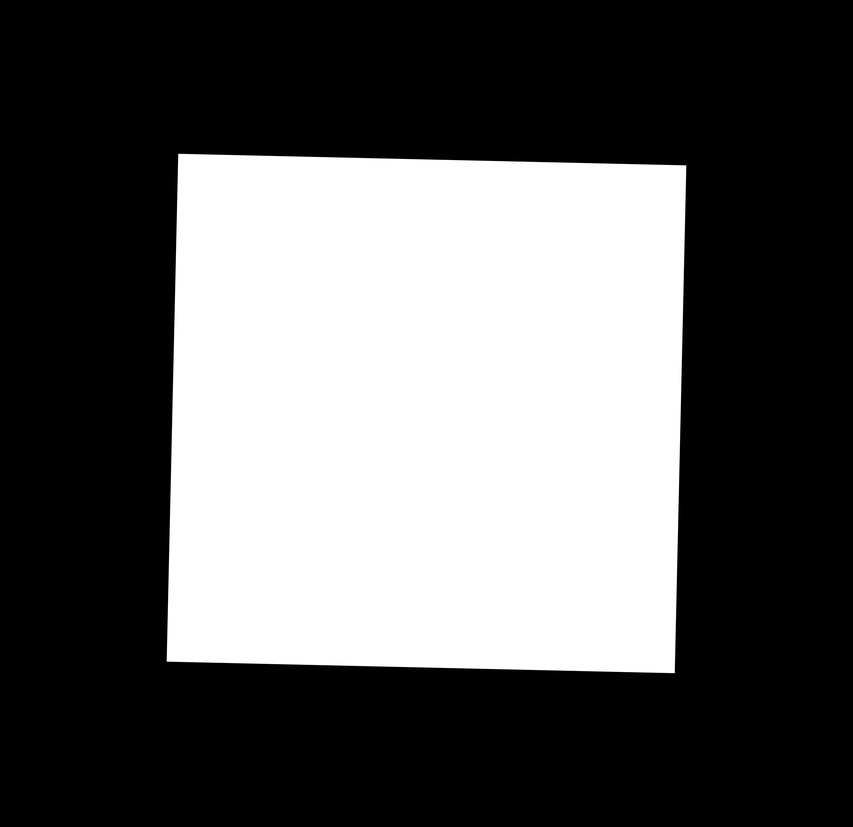
#> input picture optimization/images/centered/1.png, 853 x 827 px, shrunk from 5000 x 4850 before the run
$ python code.py
#> lines starting #> are read from the running program, lines starting #| are printed output that depends on the picture
### optimization/scripts/plotcost.py
import numpy as np
from mpl_toolkits.mplot3d import Axes3D
import numpy as np
# Axes3D import has side effects, it enables using projection='3d' in add_subplot
import pickle
import matplotlib.pyplot as plt
import random
import sys


def plot_optimization_path():
	with open('RESULTS.pkl','rb') as f:
	    data = pickle.load(f)
	keys = list(data.keys())
	values= [data[k] for k in keys]
	scale = keys
	cost = [x[0] for x in values]
	degrees = [x[1] for x in values][0]

	#print(f'\nscale is {scale}\ndegrees are {degrees}\nand cost is {cost}')

	np.save('degrees', np.asarray(degrees))
	np.save('scale', np.asarray(scale))
	np.save('cost', np.asarray(cost))

	with open('data.pkl','rb') as f:
	    data = pickle.load(f)

	for k in data.keys():
	    data[k] = [data[k][0][0],data[k][0][1], data[k][1]]

	fig = plt.figure()
	ax = fig.add_subplot(111, projection='3d',)# figsize=(10,10))
	x = np.load('degrees.npy')
	y = np.load('scale.npy')
	X, Y = np.meshgrid(x, y)
	Z = np.load('cost.npy')

	ax.plot_surface(X, Y, Z, alpha=0.35)

	ax.set_xlabel('DEGREES')
	ax.set_ylabel('SCALING')
	ax.set_zlabel('COSINE DISTANCE COST')

	color={0:'red',1:'green',2:'yellow'}
	i=0
	print(data.keys())
	for k in data.keys():
	    L = len(data[k][0])
	    ix = sorted(np.random.choice(range(L//3), int(L*0.2)).tolist()) + sorted(np.random.choice(range(2*L//3,L), int(L*1.5)).tolist())
	    p=0.25
	    ix = [i*int(L*p) for i in range(L//int(L*p))]
	    #print(ix)
	    ax.plot(*[np.asarray(X)[ix] for X in data[k]], label=str(k), c=color[i],lw=2)
	    #for i in range(3): print(data[k][i][-5:])
	    i+=1

	ax.legend()

	#ax.set_xticklabels()

	#ax.view_init(30, angle)

	plt.savefig('optimization-path.png')

### optimization/scripts/code.py
import numpy as np
import cv2
import matplotlib.pyplot as plt
from scipy.optimize import minimize
from scipy.spatial.distance import cosine
import imutils

errors = []
optimization_history_cost = []
optimization_history_params = []

def load_images():
    def open_image(name: str):
#> called with name = '../images/centered/1.png'
        img = cv2.imread(name)
#> img is the input picture: shape (827, 853, 3); min 0, max 255, mean 93.3
        return img
    base='../images/centered/'
    names = ['1.png', '2.png', '3.png','4.png','5.png']
    response = {i+1:open_image(base+n) for i,n in enumerate(names)}
#> call 2 of open_image, with name = '../images/centered/2.png'
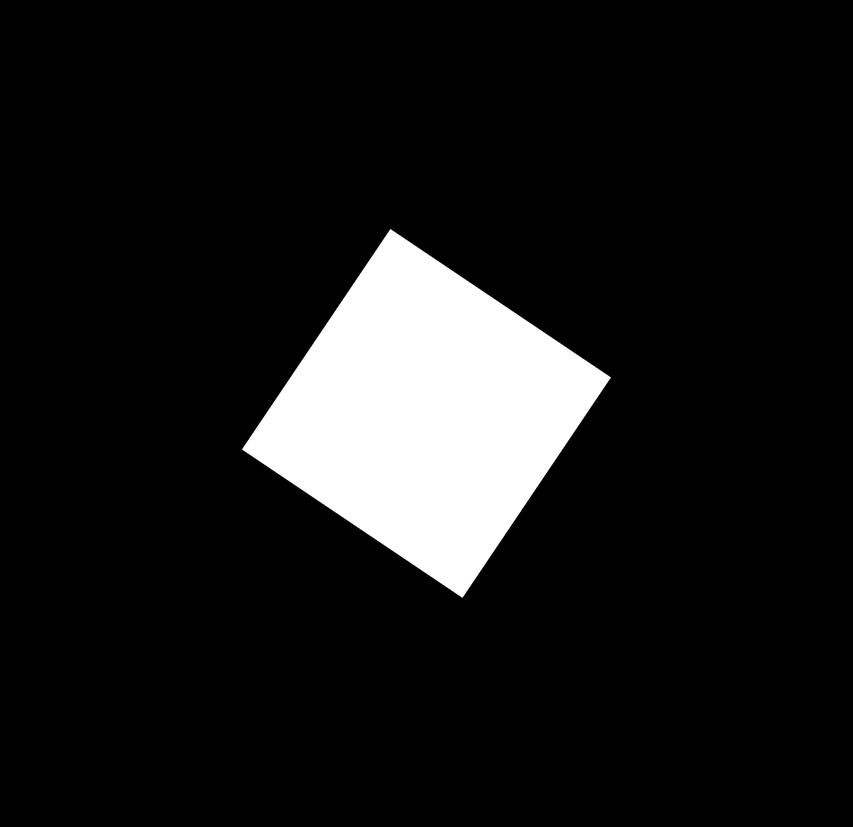
#> input picture optimization/images/centered/2.png, 853 x 827 px, shrunk from 5000 x 4850 before the run
#> in open_image, img is the input picture: shape (827, 853, 3); min 0, max 255, mean 25.5
#> call 3 of open_image, with name = '../images/centered/3.png'
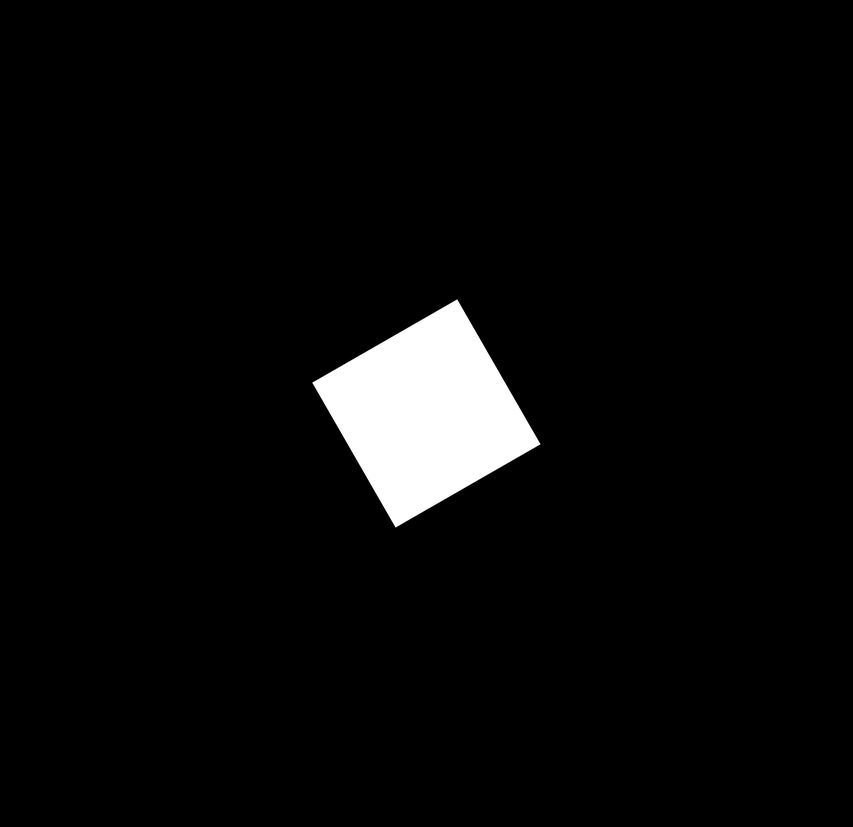
#> input picture optimization/images/centered/3.png, 853 x 827 px, shrunk from 5000 x 4850 before the run
#> in open_image, img is the input picture: shape (827, 853, 3); min 0, max 255, mean 10.1
#> call 4 of open_image, with name = '../images/centered/4.png'
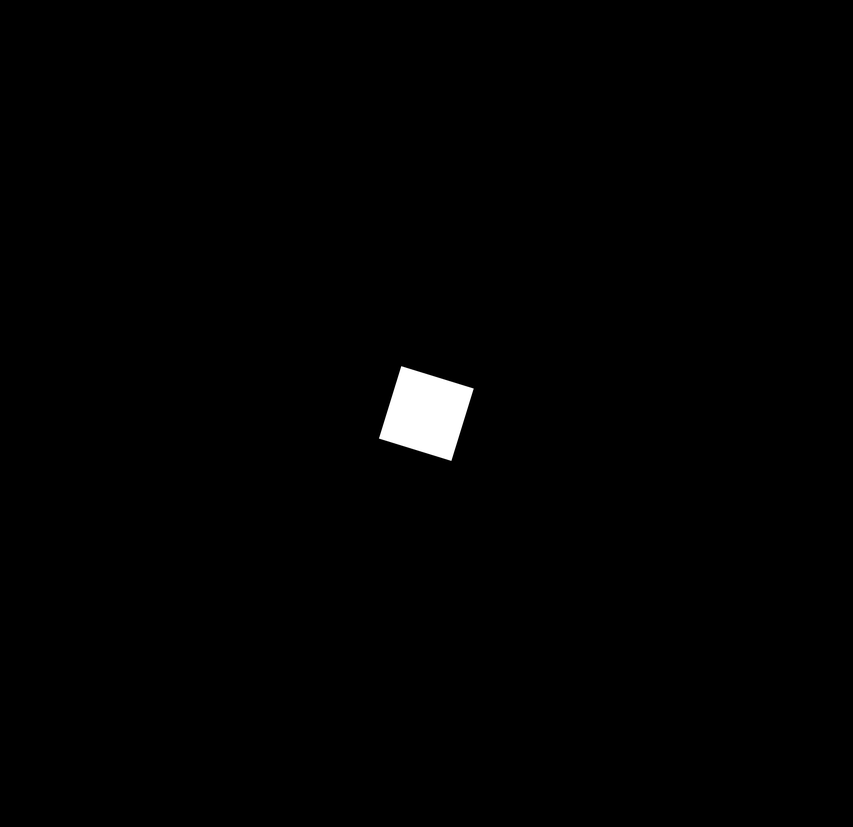
#> input picture optimization/images/centered/4.png, 853 x 827 px, shrunk from 5000 x 4850 before the run
#> in open_image, img is the input picture: shape (827, 853, 3); min 0, max 255, mean 2.1
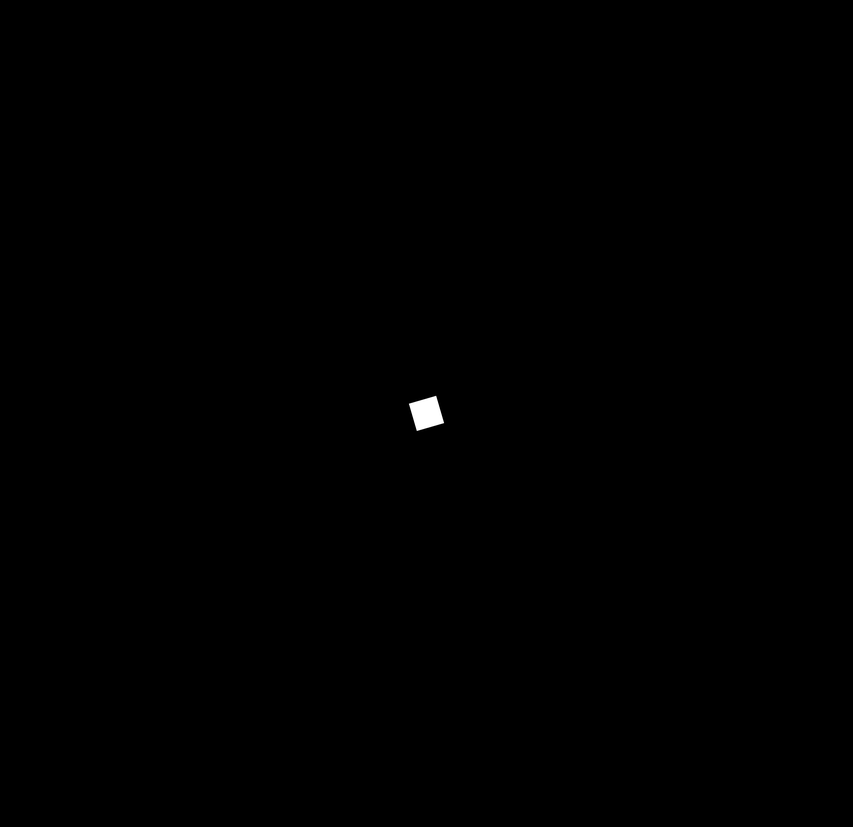
#> input picture optimization/images/centered/5.png, 853 x 827 px, shrunk from 5000 x 4850 before the run
#> in open_image, img is the input picture: shape (827, 853, 3); min 0, max 255, mean 0.3
#> response = 5 items
    return response

def view(l: list, deg:float, scaling:float):
    f, ax = plt.subplots(1,len(l),figsize=(5*len(l),5))
    for j,img in enumerate(l):
      ax[j].imshow(img, cmap='gray_r')
    if len(l)==3:
      ax[0].set_title('base')
      ax[1].set_title(f'deg: {deg}\nscaling: {scaling}')
      ax[2].set_title('target')

    plt.savefig('view.png')

# [16 lines left out: functions borders, subtract_images, not called in this run]

def set_the_context(img1, img2):
    original_width = img1.shape[0]
    original_height = img1.shape[1]
    def rotate(img, deg):
        return imutils.rotate(img, angle=-1*deg)
    # [13 lines left out: function scale, not called in this run]

    def scale(img, f: float):
      """
      scales by a factor "f"
      """
      # Store the original shape
      s = img.shape
      width = int(img.shape[1] * f)
      height = int(img.shape[0] * f)
      dim = (width, height)

      if f>1:
        # Define the pixel indexes in order to
        # return an image with equal amount of pixels
        ind = [
               slice(
                   int((s[0]*f)//2-s[0]//2),
                   int((s[0]*f)//2+s[0]//2),
               ),
               slice(
                   int((s[1]*f)//2-s[1]//2),
                   int((s[1]*f)//2+s[1]//2),
               ),
        ]
        if len(s)>2:
          return cv2.resize(img, dim, interpolation = cv2.INTER_AREA)[ind[0],ind[1],:]
        else:
          return cv2.resize(img, dim, interpolation = cv2.INTER_AREA)[ind[0],ind[1]]
      canvas = np.zeros(s)
      new = cv2.resize(img, dim, interpolation = cv2.INTER_AREA)
      a,b,c,d = s[0]//2-height//2, s[0]//2+height//2, s[1]//2-width//2, s[1]//2+width//2
      if len(s)>2:
        canvas[a:b,c:d,:] = new[:b-a, :d-c,:]
      else:
        canvas[a:b,c:d] = new[:b-a, :d-c]
      return canvas

    return img1, img2, rotate, scale

def set_the_cost_function(img):
    v_old = np.asarray(img).flatten()
    def cost(v_new):
        result = 1-cosine(v_old, np.asarray(v_new).flatten())
        optimization_history_cost.append(result)
        return result
    return cost

def set_the_mapping(img, rotate, scale):
    def mapping(d, s):
        optimization_history_params.append((d,s))
        return scale(rotate(img, d), s)
    return mapping

def optimize_with_history(f, d, s, optimizer='Nelder-Mead'):
    print(f'el resultado fue: {minimize(f,(d,s), method=optimizer)}')
    return list(zip(*optimization_history_params)), optimization_history_cost

# [9 lines left out: function plot_the_history, not called in this run]

def get_cost_vs_degrees(cost, mapping, factor, smaller_degree_range=np.linspace(-180,180,180)):
    results = []
    for deg in smaller_degree_range:
        print(f'deg: {deg}')
        results.append(cost(mapping(deg, factor)))
    return [results, smaller_degree_range]

# [4 lines left out: function plot_cost_vs_degrees, not called in this run]

def main():
    # LOAD
    original_imgs = load_images()
#> original_imgs = 5 items
    imgs = original_imgs
#> imgs = 5 items

    # CHOOSE INITIAL PARAMETERS AND SET THE INDEXES
    import sys
    try:
        initial_degrees, initial_scaling = float(sys.argv[1]), float(sys.argv[2])
        IX1, IX2 = int(sys.argv[3]),int(sys.argv[4])
    except:
        initial_degrees, initial_scaling = 20,0.8
        IX1, IX2 = 4,5

    # SET THE CONTEXT
    img1, img2, rotate, scale = set_the_context(imgs[IX1],imgs[IX2])

    # [10 lines of commented-out code are left out]
    cost = set_the_cost_function(img2)

    # SET THE MAPPING FROM INPUT TO OUTPUT
    mapping = set_the_mapping(img1, rotate, scale)

    # PLOT THE COST FUNCTION VS DEGREE IN GENERAL
    if True:
        TEMPORAL = {}
        for s in np.linspace(0.2,1,10):
            best_scaling_so_far = s#0.583
            cost_vs_degrees = get_cost_vs_degrees(cost, mapping, best_scaling_so_far,  smaller_degree_range=np.linspace(-90,90,10))
            TEMPORAL[s] = cost_vs_degrees.copy()
#> this loop made 10 passes
        with open('RESULTS.pkl','wb') as f:
                import pickle
                pickle.dump(TEMPORAL, f)


    # BUILD THE FUNCTION TO MINIMIZE
    function_to_minimize = lambda params: cost(mapping(params[0], params[1]))

    # PERFORM THE OPTIMIZATION AND RETRIEVE THE HISTORY
    history = optimize_with_history(function_to_minimize,
                                    initial_degrees,
                                    initial_scaling,
                                    optimizer='Nelder-Mead')

    # SAVE THE HISTORY
    import pickle
    try:
      with open('data.pkl','rb') as f:
          data = pickle.load(f)
    except:
      data={}
    data[(initial_degrees, initial_scaling)] = history
    with open('data.pkl','wb') as f:
        pickle.dump(data, f)

    # Plot the result
    deg, scaling = data[(initial_degrees, initial_scaling)][0][0][-1],data[(initial_degrees, initial_scaling)][0][1][-1]
    view([img1, scale(rotate(img1,deg),scaling), img2], deg, scaling)
#> the loop in view, `for j,img in enumerate(l):` made 3 passes
#> in view, `plt.savefig('view.png')`:
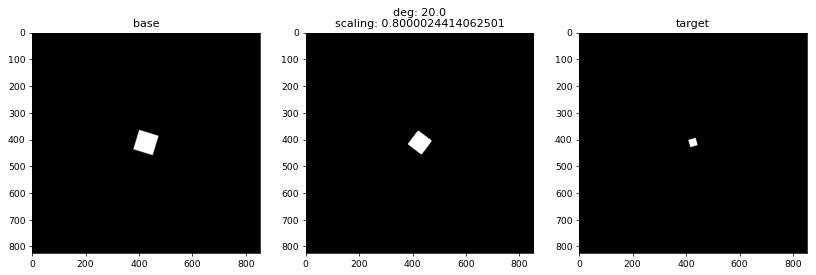
#> figure drawn by matplotlib, 3 panels

    # Plot the cost function close to the relevant zone please
    if True:
        degr = np.linspace(data[(initial_degrees, initial_scaling)][0][0][-1]-2,data[(initial_degrees, initial_scaling)][0][0][-1]+2,5)
        for s in np.linspace(max(data[(initial_degrees, initial_scaling)][0][1][-1]-0.1,0.1),data[(initial_degrees, initial_scaling)][0][1][-1]+0.1,5):
            best_scaling_so_far = s#0.583
            cost_vs_degrees = get_cost_vs_degrees(cost, mapping, best_scaling_so_far, smaller_degree_range=degr)
            TEMPORAL[s] = cost_vs_degrees.copy()
        with open('RESULTSdetail.pkl','wb') as f:
                import pickle
                pickle.dump(TEMPORAL, f)


    from plotcost import plot_optimization_path
    plot_optimization_path()
#> in plot_optimization_path, `plt.savefig('optimization-path.png')`:
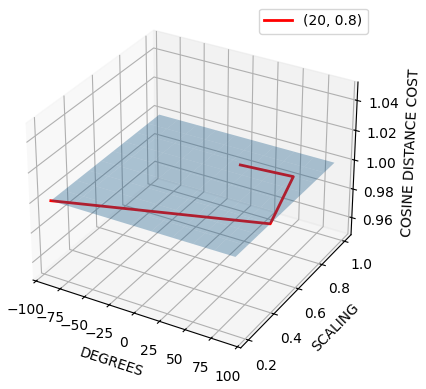
#> figure drawn by matplotlib, 1 panel

if __name__=='__main__':
    print('about to run!')
    main()
    print(f'ended with {len(errors)} errors')
